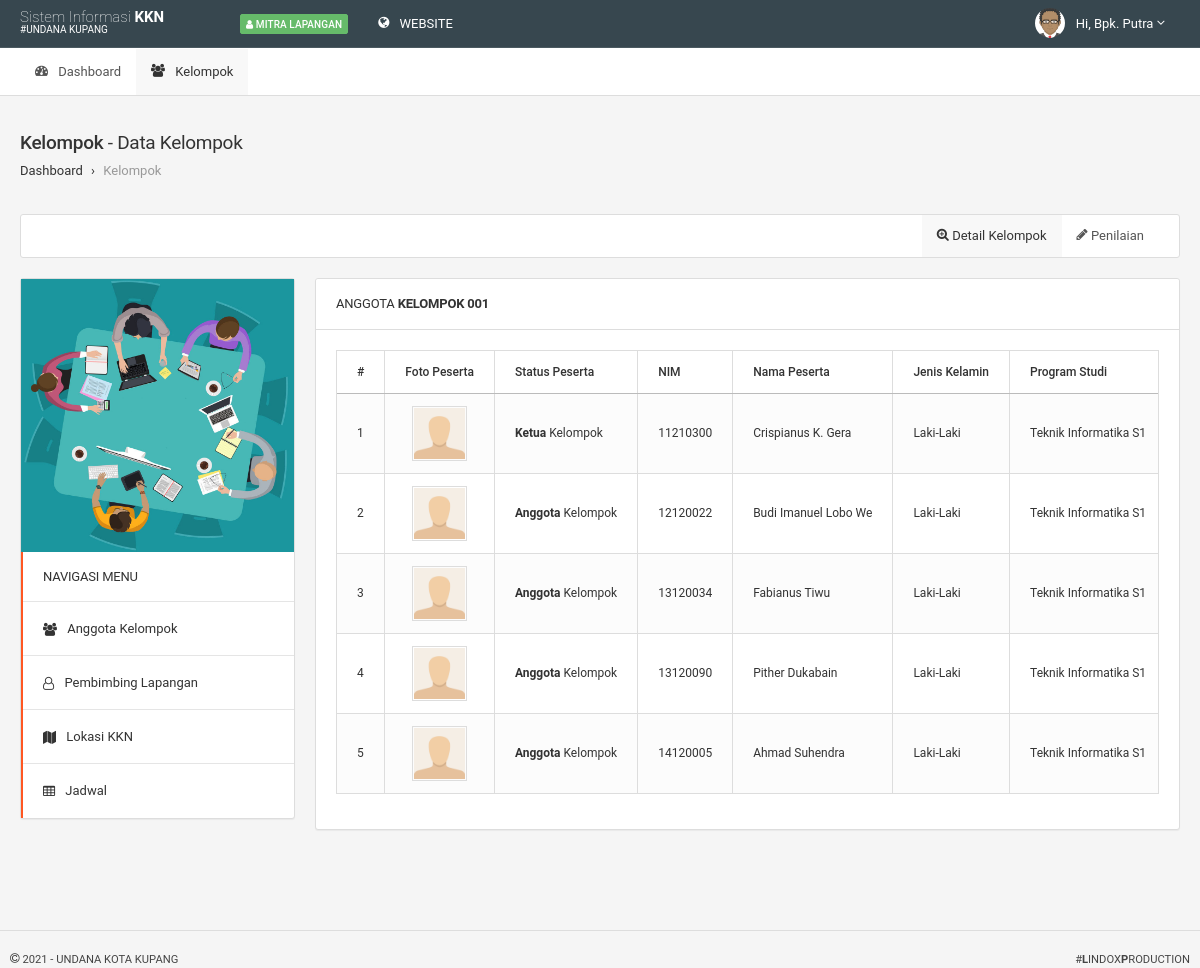
Screenshot of /pages/mitra/?page=kelompok-mitra&kelompok=18 (signed in) with the database file from the repository.
### tables this page shows
CREATE TABLE IF NOT EXISTS `tbl_mitra` (
  `id_mitra` int(11) NOT NULL AUTO_INCREMENT,
  `id_lokasi` varchar(5) NOT NULL,
  `nip` varchar(18) NOT NULL,
  `nama_mitra` varchar(90) NOT NULL,
  `jk_mitra` enum('laki-laki','perempuan','','') NOT NULL,
  `agama_mitra` varchar(80) NOT NULL,
  `no_tlp_mitra` varchar(30) NOT NULL,
  `username` varchar(18) NOT NULL,
  `password` text NOT NULL,
  `confirm_password` text NOT NULL,
  `foto_mitra` text NOT NULL,
  PRIMARY KEY (`id_mitra`)
);

CREATE TABLE IF NOT EXISTS `tbl_kelompok` (
  `id_kelompok` int(11) NOT NULL AUTO_INCREMENT,
  `id_lokasi` varchar(5) NOT NULL,
  `id_prodi` varchar(5) NOT NULL,
  `nama_kelompok` varchar(80) NOT NULL,
  `tahun_kkn` varchar(10) NOT NULL,
  PRIMARY KEY (`id_kelompok`)
);

CREATE TABLE IF NOT EXISTS `tbl_has_peserta` (
  `id_has_peserta` int(11) NOT NULL AUTO_INCREMENT,
  `id_kelompok` varchar(5) NOT NULL,
  `id_peserta` varchar(5) NOT NULL,
  `status_has_peserta` enum('ketua','anggota') NOT NULL,
  PRIMARY KEY (`id_has_peserta`)
);

CREATE TABLE IF NOT EXISTS `tbl_mahasiswa` (
  `id_mahasiswa` int(11) NOT NULL AUTO_INCREMENT,
  `id_prodi` varchar(11) NOT NULL,
  `nim` varchar(10) NOT NULL,
  `pin_krs` varchar(10) NOT NULL,
  `nama_mahasiswa` varchar(90) NOT NULL,
  `jk_mahasiswa` enum('laki-laki','perempuan','','') NOT NULL,
  `tempat_lahir` varchar(80) NOT NULL,
  `tgl_lahir` date NOT NULL,
  `agama_mahasiswa` varchar(80) NOT NULL,
  `no_tlp_mahasiswa` varchar(30) NOT NULL,
  `email_mahasiswa` varchar(80) NOT NULL,
  `alamat_mahasiswa` text NOT NULL,
  `tahun_angkatan` varchar(9) NOT NULL,
  `foto_mahasiswa` text NOT NULL,
  PRIMARY KEY (`id_mahasiswa`)
);

CREATE TABLE IF NOT EXISTS `tbl_prodi` (
  `id_prodi` int(11) NOT NULL AUTO_INCREMENT,
  `kode_prodi` varchar(5) NOT NULL,
  `nama_prodi` varchar(80) NOT NULL,
  `singkatan_prodi` varchar(10) NOT NULL,
  PRIMARY KEY (`id_prodi`)
);

### setting/include/mitra_control.php (called while the page is built, shortened)
<?php
	include '../../setting/function/func_title.php';
	include '../../setting/function/func_media.php';
	include '../../setting/connect/config.php';
	$id_user     = $_SESSION['id_user'];
	$r_mitra     = mysqli_fetch_array(mysqli_query($dbconnect,"SELECT * FROM tbl_mitra WHERE id_mitra='$id_user'"));
	$namamitra   = explode(" ",$r_mitra['nama_mitra']);
	$namadepan   = $namamitra[0];
?>

### setting/function/func_media.php (called while the page is built, shortened)
<?php
function jk($jk){
	if($jk == "laki-laki") {
		$tampil = "Laki-Laki";
	}elseif($jk == "perempuan"){
		$tampil = "Perempuan";
	}else{
		$tampil = "";
	}
	return $tampil;
}
function cek_file($file)
{
	if(empty($file)) {
		$tampil = "default.pdf";
	}
	else{
		$tampil = $file;
	}
	return $tampil;
}function cek_foto($foto)
{
	if(empty($foto)) {
		$tampil = "default.png";
	}
	else{
		$tampil = $foto;
	}
	return $tampil;
}
function cek_jk($jk)
{
	if($jk == 'laki-laki'){
		$tampil = "Bpk.";
	}elseif($jk == 'perempuan'){
		$tampil = "Ibu.";
	}else{
		$tampil = "";
	}
	return $tampil;
}
?>

### pages/mitra/pages/kelompok/kelompok.php (the view, shortened to what this page needs)
<?php
	if(isset($_GET['kelompok'])){
		$id_kelompok   = $_GET['kelompok'];
		$r_tkelompok   = mysqli_fetch_array(mysqli_query($dbconnect,"SELECT * FROM tbl_kelompok WHERE id_kelompok='$id_kelompok'"));
		$r_thaspeserta = mysqli_fetch_array(mysqli_query($dbconnect,"SELECT * FROM tbl_has_peserta WHERE id_kelompok='$r_tkelompok[id_kelompok]'"));
		$r_tpeserta	   = mysqli_fetch_array(mysqli_query($dbconnect,"SELECT * FROM tbl_peserta WHERE id_peserta='$r_thaspeserta[id_peserta]' AND status_peserta='sudah'"));
		$q_banggota    = mysqli_query($dbconnect,"SELECT * FROM tbl_has_peserta WHERE id_kelompok='$id_kelompok' AND status_has_peserta='anggota'");
		$q_bketua	   = mysqli_query($dbconnect,"SELECT * FROM tbl_has_peserta WHERE id_kelompok='$id_kelompok' AND status_has_peserta='ketua'");
		$cek_ketua     = mysqli_num_rows($q_bketua);
		$r_bketua	   = mysqli_fetch_array($q_bketua);
		$r_bpeserta	   = mysqli_fetch_array(mysqli_query($dbconnect,"SELECT * FROM tbl_peserta WHERE id_peserta='$r_bketua[id_peserta]' AND status_peserta='sudah'"));
		$r_bmahasiswa  = mysqli_fetch_array(mysqli_query($dbconnect,"SELECT * FROM tbl_mahasiswa WHERE id_mahasiswa='$r_tpeserta[id_mahasiswa]'"));
		$r_bprodi      = mysqli_fetch_array(mysqli_query($dbconnect,"SELECT * FROM tbl_prodi WHERE id_prodi='$r_bmahasiswa[id_prodi]'"));
		$r_tjadwal    = mysqli_fetch_array(mysqli_query($dbconnect,"SELECT * FROM tbl_jadwal WHERE id_kelompok='$id_kelompok' AND status_jadwal='monev3'"));
		$statusmonev  = $r_tjadwal['status_jadwal'];
		if($statusmonev == "monev3"){
			$mstatus  = "monev3";
		}
		else{
			$mstatus  = "";
		}
	}
?>
<div class="navbar navbar-default navbar-component navbar-xs">
	<div class="navbar-collapse collapse" id="navbar-filter">
		<div class="navbar-right">
			<ul class="nav navbar-nav">
				<li class="active"><a href="#"><i class="fa fa-search-plus"></i> Detail Kelompok</a></li>
				<li class="<?=((empty($r_tjadwal['id_jadwal']) AND empty($mstatus))?'nopointer':'')?>"><a href="?page=nilai-km&absen=<?=$r_tjadwal['id_jadwal']?>&kelompok=<?=$id_kelompok?>&monev=<?=$mstatus;?>"><i class="fa fa-pencil"></i> Penilaian</a></li>
			</ul>
		</div>
	</div>
</div>
<div class="row">
	<div class="col-sm-12">
		<div class="row">
			<div class="tab-content" id="myTabContent">
				<div class="tab-pane fade in active" id="tab1">
					<div class="col-sm-3">
						<div class="row">
							<div class="col-sm-12">
								<div class="panel panel-white">
								<a href="#">
									<img src="../../assets/img/icon/kelompok.jpg" style="height:auto; max-height:280px; display:block; max-width:100%; width:100%;">
								</a>
									<div class="border-left-warning border-left-lg">
									<div class="panel-heading" style="margin-bottom:-9px;">
										<h6 class="panel-title">Navigasi Menu</h6>
									</div>
									<div class="list-group no-border no-padding-top">
									<div class="list-group-divider"></div>
										<a href="#anggotak" data-toggle="tab" aria-expanded="false" class="list-group-item"><i class="fa fa-users"></i> Anggota Kelompok</a>
									<div class="list-group-divider"></div>
										<a href="#pembimbing" data-toggle="tab" aria-expanded="false" class="list-group-item"><i class="fa fa-user-o"></i> Pembimbing Lapangan</a>
									<div class="list-group-divider"></div>
										<a href="#lokasi" data-toggle="tab" aria-expanded="false" class="list-group-item"><i class="fa fa-map"></i> Lokasi KKN</a>
									<div class="list-group-divider"></div>
										<a href="#jadwalmonev" data-toggle="tab" aria-expanded="false" class="list-group-item"><i class="fa fa-table"></i> Jadwal</a>
									</div>
									</div>
								</div>
							</div>
						</div>
					</div>
					<div class="col-sm-9">
					<div class="row">
					<div class="tab-content" id="myTabContent">
					<div class="tab-pane fade in active" id="anggotak">
					<div class="col-sm-12">
						<div class="panel panel-white">
							<div class="panel-heading">
								<h6 class="panel-title">Anggota <b>Kelompok <?=$r_tkelompok['nama_kelompok'];?></b></h6>
							</div>
							<div class="panel-body">
							<div class="table-responsive">
								<table class="table table-striped table-bordered table-hover">
									<thead>
										<tr>
											<th>#</th>
											<th>Foto Peserta</th>
											<th>Status Peserta</th>
											<th>NIM</th>
											<th>Nama Peserta</th>
											<th>Jenis Kelamin</th>
											<th>Program Studi</th>
										</tr>
									</thead>
									<tbody>
									<?php
										if($cek_ketua!==0){
									?>
										<tr>
											<td>1</td>
											<td><center><img src="../../setting/save/mahasiswa/<?=cek_foto($r_bmahasiswa['foto_mahasiswa']);?>" class="resident-picture"></center></td>
											<td><b><?=ucwords($r_bketua['status_has_peserta'])?></b> Kelompok</td>
											<td><?=$r_bmahasiswa['nim']?></td>
											<td><?=ucwords($r_bmahasiswa['nama_mahasiswa'])?></td>
											<td><?=ucwords(jk($r_bmahasiswa['jk_mahasiswa']))?></td>
											<td><?=ucwords($r_bprodi['nama_prodi'])?></td>
										</tr>
									<?php
										}
										if(($cek_ketua!==0) || ($cek_ketua==0)) {
											$no=2;
										}
										while($r_banggota = mysqli_fetch_array($q_banggota)){
										$r_gpeserta	   = mysqli_fetch_array(mysqli_query($dbconnect,"SELECT * FROM tbl_peserta WHERE id_peserta='$r_banggota[id_peserta]' AND status_peserta='sudah'"));
										$r_gmahasiswa  = mysqli_fetch_array(mysqli_query($dbconnect,"SELECT * FROM tbl_mahasiswa WHERE id_mahasiswa='$r_gpeserta[id_mahasiswa]'"));
										$r_bgprodi      = mysqli_fetch_array(mysqli_query($dbconnect,"SELECT * FROM tbl_prodi WHERE id_prodi='$r_gmahasiswa[id_prodi]'"));
									?>
										<tr>
											<td><?=$no++;?></td>
											<td><center><img src="../../setting/save/mahasiswa/<?=cek_foto($r_gmahasiswa['foto_mahasiswa']);?>" class="resident-picture"></center></td>
											<td><b><?=ucwords($r_banggota['status_has_peserta'])?></b> Kelompok</td>
											<td><?=$r_gmahasiswa['nim']?></td>
											<td><?=ucwords($r_gmahasiswa['nama_mahasiswa'])?></td>
											<td><?=ucwords(jk($r_gmahasiswa['jk_mahasiswa']))?></td>
											<td><?=ucwords($r_bgprodi['nama_prodi'])?></td>
										</tr>
									<?php } ?>
									</tbody>
								</table>
							</div>
							</div>
						</div>
					</div>
					</div>
					</div>
					</div>
					</div>
				</div>
			</div>
		</div>
	</div>
</div>

### setting/include/mitra_firstnavbar.php (shortened to what this page needs)
<div class="navbar navbar-inverse">
<div class="navbar-boxed">
	<div class="navbar-header">
		<a class="navbar-brand" href="?page=dashboard" style="margin-top:-7px;"><span style="font-size:15px;"><span class="text-thin">Sistem Informasi</span> <b>KKN</b></span><p style="font-size:10px; margin-top:-7px;">#UNDANA KUPANG</p> </a>
	</div>
	<div class="navbar-collapse collapse" id="navbar-mobile">
		<p class="navbar-text"><span class="label bg-success-400"><i class='fa fa-user'></i> Mitra Lapangan</span></p>
		<ul class="nav navbar-nav">
			<li>
				<a href="../../" target="_blank"><i class="fa fa-globe"></i> <span class="position-right">WEBSITE</span></a>
			</li>
		</ul>
		<ul class="nav navbar-nav navbar-right">
			<li class="dropdown dropdown-user <?php if (stripos($_SERVER['REQUEST_URI'], '?page=profil')){echo "active";}?>">
				<a class="dropdown-toggle" data-toggle="dropdown">
					<img src="../../setting/save/mitra/<?=cek_foto($r_mitra['foto_mitra']);?>" alt="">
					<span>Hi, <?=ucwords(cek_jk($r_mitra['jk_mitra'])." ".$namadepan)?></span>
					<i class="fa fa-angle-down"></i>
				</a>
			</li>
		</ul>
	</div>
</div>
</div>

### assets/template/css/colors.css (style rules this page uses)
.bg-success-400 { background-color:#66bb6a;border-color:#66bb6a;color:#fff }
.border-left-warning { border-left-color:#ff5722 }

### assets/lindox-style/css/lindox-style.css (style rules this page uses)
.label i.fa { margin-bottom:2.6px; }
.table-responsive { width: 100%; margin-bottom: 15px; overflow-y: hidden; -ms-overflow-style: -ms-autohiding-scrollbar; border: 1px solid #ddd; }
.table-responsive>.table { margin-bottom: 0 }
.table-responsive>.table>thead>tr>th, .table-responsive>.table>tbody>tr>th, .table-responsive>.table>tfoot>tr>th, .table-responsive>.table>thead>tr>td, .table-responsive>.table>tbody>tr>td, .table-responsive>.table>tfoot>tr>td { white-space: nowrap }
.table-responsive>.table-bordered { border: 0 }
.table-responsive>.table-bordered>thead>tr>th:first-child, .table-responsive>.table-bordered>tbody>tr>th:first-child, .table-responsive>.table-bordered>tfoot>tr>th:first-child, .table-responsive>.table-bordered>thead>tr>td:first-child, .table-responsive>.table-bordered>tbody>tr>td:first-child, .table-responsive>.table-bordered>tfoot>tr>td:first-child { border-left: 0 }
.table-responsive>.table-bordered>tbody>tr:last-child>th, .table-responsive>.table-bordered>tfoot>tr:last-child>th, .table-responsive>.table-bordered>tbody>tr:last-child>td, .table-responsive>.table-bordered>tfoot>tr:last-child>td { border-bottom: 0; }
.navbar-nav li i.fa { margin-bottom:4px; }
h6.panel-title { font-weight:normal; font-size:13px; text-transform:uppercase; }
img.resident-picture { width:55px; height:55px; padding:1px; border:1px solid #ddd; }
.table-bordered > thead > tr > th, .table-bordered > tbody > tr > th, .table-bordered > tfoot > tr > th, .table-bordered > thead > tr > td, .table-bordered > tbody > tr > td, .table-bordered > tfoot > tr > td { font-size:12px; }

### rows the page displays
tbl_mitra: foto_mitra (picture), jk_mitra+nama_mitra "Bpk. Putra"
tbl_kelompok: nama_kelompok "001"
tbl_has_peserta: status_has_peserta "Ketua"
tbl_mahasiswa: nim "11210300", nama_mahasiswa "Crispianus K. Gera", jk_mahasiswa "Laki-Laki"
tbl_prodi: nama_prodi "Teknik Informatika S1"
tbl_has_peserta: status_has_peserta "Anggota", tbl_mahasiswa.nim "12120022", tbl_mahasiswa.nama_mahasiswa "Budi Imanuel Lobo We", tbl_mahasiswa.jk_mahasiswa "Laki-Laki", tbl_prodi.nama_prodi "Teknik Informatika S1"
tbl_has_peserta: status_has_peserta "Anggota", tbl_mahasiswa.nim "13120034", tbl_mahasiswa.nama_mahasiswa "Fabianus Tiwu", tbl_mahasiswa.jk_mahasiswa "Laki-Laki", tbl_prodi.nama_prodi "Teknik Informatika S1"
tbl_has_peserta: status_has_peserta "Anggota", tbl_mahasiswa.nim "13120090", tbl_mahasiswa.nama_mahasiswa "Pither Dukabain", tbl_mahasiswa.jk_mahasiswa "Laki-Laki", tbl_prodi.nama_prodi "Teknik Informatika S1"
tbl_has_peserta: status_has_peserta "Anggota", tbl_mahasiswa.nim "14120005", tbl_mahasiswa.nama_mahasiswa "Ahmad Suhendra", tbl_mahasiswa.jk_mahasiswa "Laki-Laki", tbl_prodi.nama_prodi "Teknik Informatika S1"
